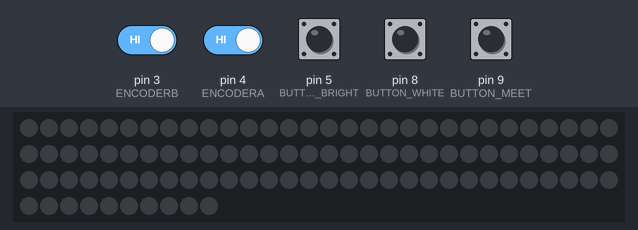
This sketch was run on a simulated Arduino Uno, built with avr-gcc and run on an emulated ATmega328P. Parts: 100 RGB LEDs in strip order, left to right, continuing on the next row. The test bench sets the inputs (shaded band); at power-on: pin 3 (ENCODERB), pin 4 (ENCODERA), pin 5 (BUTTON_BRIGHT), pin 8 (BUTTON_WHITE), pin 9 (BUTTON_MEET) HIGH. Dim RGB values are drawn brighter than linear; what the sketch prints to the serial monitor is not drawn.

Above: at 1.2 s.
1.3 s: pin 9 (BUTTON_MEET) pulled LOW for 0.15 s
At 1.9 s:
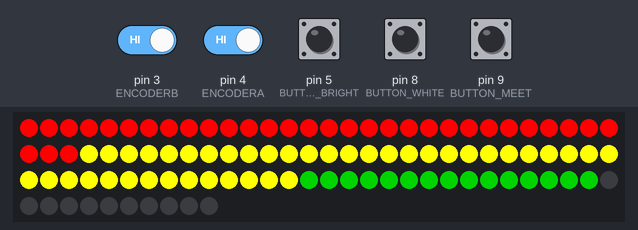
2.9 s: pin 8 (BUTTON_WHITE) pulled LOW for 0.15 s
At 4.1 s:
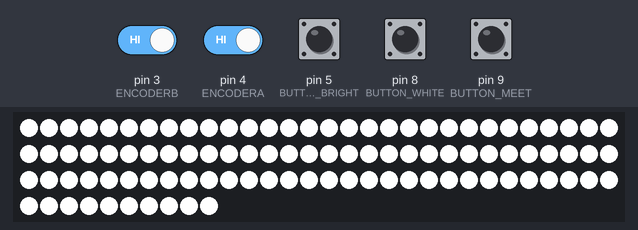
4.5 s: pin 9 (BUTTON_MEET) pulled LOW for 1 s
At 5.5 s:
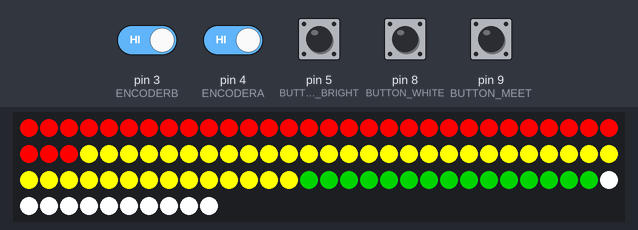
7.0 s: pin 5 (BUTTON_BRIGHT) pulled LOW for 0.15 s
At 7.8 s:
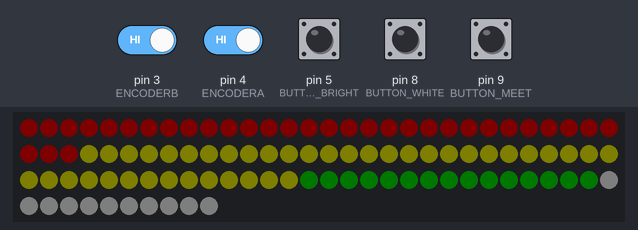
Timing chart, 0 to 9.7 s (numbered marks = the images above; inputs shaded):
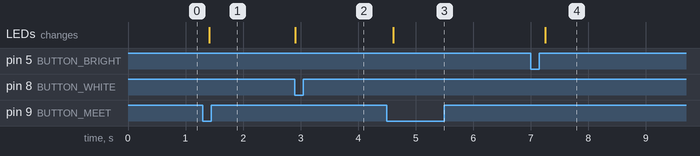

The sketch:

sketch_sep05a.ino
```cpp
#define FASTLED_ALLOW_INTERRUPTS 0
#include "FastLED.h"
#define NUM_LEDS 100
#define DATA_PIN            6
#define BUTTON_MEET         9  // Button for Meetings
#define BUTTON_WHITE        8  // Button for just white
#define BUTTON_BRIGHT       5  // Button for reset or anything
#define ENCODERA            4
#define ENCODERB            3
#define DELAY               20  // Delay per loop in ms
#define BACKLOG             33
#define WORKING             41
#define DONE                14
CRGB real_leds[NUM_LEDS];
CRGB* leds = real_leds;
uint32_t last_button = 0;
int user_mode = 0;

void setup()
{
  pinMode(DATA_PIN, OUTPUT);
  pinMode(BUTTON_MEET, INPUT_PULLUP);
  pinMode(BUTTON_WHITE, INPUT_PULLUP);
  pinMode(BUTTON_BRIGHT, INPUT_PULLUP);
  pinMode(ENCODERA, INPUT_PULLUP);
  pinMode(ENCODERB, INPUT_PULLUP);
  FastLED.addLeds<NEOPIXEL, DATA_PIN>(leds, NUM_LEDS);
  FastLED.setBrightness(255);
  last_button = millis();
  Serial.begin(9600);
}

void loop()
{
  int BRIGHTNESS=255;
  boolean ENCODERALAST=LOW;
  boolean n = LOW;
  if( check_meeting() ){
    for( int i = 0; i < NUM_LEDS; i++ ) {
        if (i<BACKLOG){
          leds[i] = CRGB(255, 0, 0);

        }
        if (i<(BACKLOG+WORKING) && i>=BACKLOG){
          leds[i] = CRGB(255, 255, 0);
          Serial.print("blub");
        }
        if (i<=(BACKLOG+WORKING+DONE) && i>=(WORKING+BACKLOG)){
          leds[i] = CRGB(0, 128, 0);
        }
    }
  }
  if (check_white()){
    fill_solid(leds, NUM_LEDS, CRGB(0xFFFFFF));
  }

  if (check_bright()){
    delay(250);
    while (!check_bright()){
      n = digitalRead(ENCODERA);
      if ((ENCODERALAST == LOW) && (n == HIGH)) {
        if (digitalRead(ENCODERB) == LOW) {
          BRIGHTNESS= BRIGHTNESS-5;
          /**if (BRIGHTNESS<0){
            BRIGHTNESS=0;
          }**/
          FastLED.setBrightness(BRIGHTNESS);
        } else {
          BRIGHTNESS=BRIGHTNESS+5;
          /**if (BRIGHTNESS>255){
            BRIGHTNESS=255;
          }**/
          FastLED.setBrightness(BRIGHTNESS);
        }
      }
    ENCODERALAST = n;
    FastLED.show();
    }
  }
  FastLED.show();
}


boolean check_meeting() {
  boolean ret = false;
  if( digitalRead(BUTTON_MEET) == LOW ) {
    if( millis() - last_button > 50 ) {
      ret = true;
    }
    last_button = millis();
  }
  return ret;
}

boolean check_white() {
  boolean ret = false;
  if( digitalRead(BUTTON_WHITE) == LOW ) {
    if( millis() - last_button > 50 ) {
      ret = true;
    }
    last_button = millis();
  }
  return ret;
}

boolean check_bright() {
  boolean ret = false;
  if( digitalRead(BUTTON_BRIGHT) == LOW ) {
    if( millis() - last_button > 50 ) {
      ret = true;
    }
    last_button = millis();
  }
  return ret;
}
```

Measured:
- after the input at 1.3 s, the LEDs: change after 0.11 s (image 1)
- after the input at 2.9 s, the LEDs: change at once (image 2)
- after the input at 4.5 s, the LEDs: change after 0.11 s (image 3)
- after the input at 7.0 s, the LEDs: change after 0.25 s (image 4)
